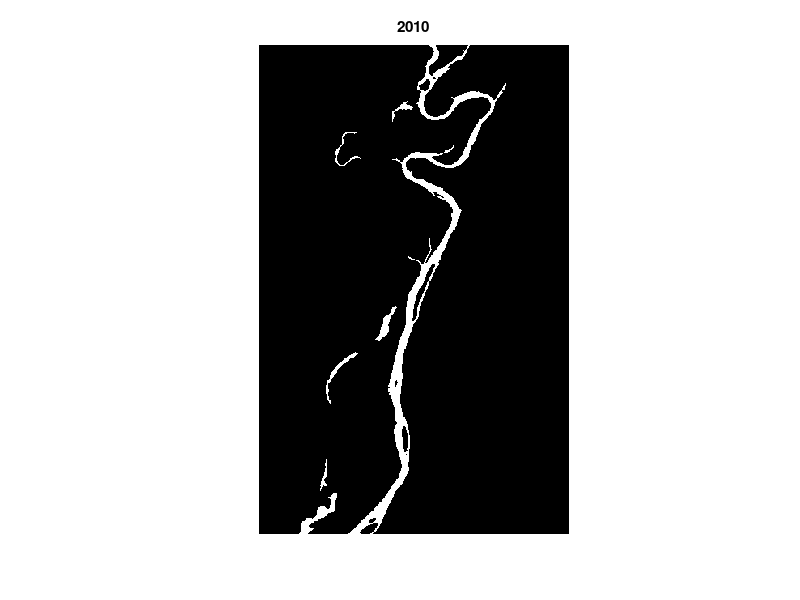

The MATLAB source for this figure: (Note: this script raises an error after producing the figure.)
%% riv_pantanalMAP Demo - This demo is a walkthrough demonstrating many of the
% functions included in the riv_pantanalMAP toolbox. The demo is best experienced by
% running blocks of code at a time by highlighting the lines to run and
% either pressing F9 or right-clicking and choosing "Evaluate Selection."
% A supplemental .docx file is also provided to show results and provide
% further explanation. Cell numbering in this script corresonds to
% numbering in that document.

%% 1 - Load data
% Load the data to analyze - The data are from the middle of R6. See the 
% reach in Google Earth Engine: https://earthengine.google.com/timelapse/#v=-9.5,-74.13468,9.148,latLng&t=2.73
% Specifically, a bounding box was drawn in R6 with the following limits:
% xl = [706 2050];
% yl = [1715 3537];
% The entire R6 box is not provided in this demo. You must change the path
% to the riv_pantanalMAP folder you downloaded.
RivMAP_path = 'C:\Users\renan\Unifesp\Iniciação Científica\ESTIMATIVA DA CONCENTRAÇÃO DE SEDIMENTOS EM SUSPENSÃO NA BACIA HIDROGRÁFICA DO RIO TAQUARIMS\RivMAP';
cd(RivMAP_path)

load('pantanal/riv_pantanal.mat')

% Clear the workspace
close all; clearvars -except riv_pantanal; clc;

% Turn off image size plotting warning
warning('off','images:initSize:adjustingMag');

% Data are stored in a structure called 'riv_pantanal.' There are currently two
% substructures in riv_pantanal: 'meta' and 'im.' meta contains the year, exit
% sides, and nominal channel width of the channel. Run the following lines
% to see what these values are for 1984.
disp(['Exit sides are ',num2str(riv_pantanal(1).meta.exit_sides),'.']);
disp(['Year is ',num2str(riv_pantanal(1).meta.year),'.']);
disp(['Nominal channel width is ',num2str(riv_pantanal(1).meta.Wn),'.']);

% In the 'im' substructure, there are two binary channel masks: 'hc'
% (hydraulically-connected) and 'st' (single-thread). The 'st' images were
% created from the 'hc' images by removing secondary channels.

%% 2. Plot channel masks

% Let's look at the 32 years of hydraulically-connected channel mask stored
% in the 'im.hc' substructure.
close all
for i = 1:numel(riv_pantanal)
    I = riv_pantanal(i).im.st;
    imshow(I)
    title(riv_pantanal(i).meta.year)
    pause(0.1)
end

%% 3. Analyze one year of planform characteristics

% Now we will walk through one year of planform analysis
i = 1; % We will analyze the first element in the structure (can change i if you want to analyze a different year)
plotornot = 1; % We want to plot our results

% Load the variables we need from the riv_pantanal structure
Wn = riv_pantanal(i).meta.Wn; % nominal width
Ist = riv_pantanal(i).im.st; % single-thread channel mask
Ihc = riv_pantanal(i).im.hc; % hydraulically-connected channel mask
es = riv_pantanal(i).meta.exit_sides; % exit sides

%% 3a. Compute the centerline
close all
[cl, Icl] = centerline_from_mask(Ist,es,Wn,plotornot);

%% 3b. Compute the banklines
close all
banks = banklines_from_mask(Ist, es, plotornot);

%% 3c. Along-channel widths

% Channel width at each pixel from banklines
Wbl = width_from_banklines(cl, banks{1}, banks{2}, Wn);

Wavg = mean(Wbl(isnan(Wbl)==0)); % average of pixel-wise widths - note that it doesn't quite agree with our nominal channel width (Wn), but this is fine since Wn is just used to parameterize buffer boxes

% Channel width from mask at specified spacing
spacing = Wn/2;
[Wm, SWm] = width_from_mask(Ist, cl, spacing);

% Let's plot the two width methods to see how they compare
% First, we need to compute the streamwise distance along the centerline
S = [0; cumsum(sqrt(diff(cl(:,1)).^2+diff(cl(:,2)).^2))];

% Now plot both widths
close all
plot(S,Wbl); hold on
plot(SWm,Wm,'r');
xlabel('streamwise distance, pixels'); ylabel('width, pixels')
legend('W_c_l','W_m_a_s_k')

%% 3d. Angles and curvatures

% Now we will compute channel direction (angles) and curvatures of the
% centerline. We will first smooth the centerline.
cls = savfilt(cl,Wn);

% Channel directions
A = angles(cls);

% Centerline curvatures
C = curvatures(cls);

% Plot angles and curvatures
close all;
subplot(2,1,1)
plot(S,A);
xlabel('streamwise distance, pixels'); ylabel('channel direction, radians')
subplot(2,1,2)
plot(S,C,'r');
ylim([-0.2 0.2])
xlabel('streamwise distance, pixels'); ylabel('curvature, pixels^-^1')

% Two things of note: (1) Curvature is quite noisy. This is typical when
% estimating second-deriv_pantanalative quantities. For smoother curvatures, the
% centerline could be smoothed mulitple times and/or with a larger window.
% (2) The ends of both signals are somewhat noisy--this is an artifact of
% how the savfilt smoother handles end cases. 

%% 3e. Reach-averaged widths

% Finally, we can compute the average width for the entire reach
Wra = sum(sum(Ist))/S(end);

% This value agrees fairly well with the average of widths computed on a
% pixel-wise basis:
Wra
Wavg

%% 4. Process all years
% If you want to skip this processing, you can load in the variable
% 'riv_pantanal_processed' contained in the riv_pantanalMAP demo folder.
plotornot = 0; % Don't plot
for i = 1:numel(riv_pantanal)
    
    % Load variables
    Wn = riv_pantanal(i).meta.Wn;
    I = riv_pantanal(i).im.st;
    es = riv_pantanal(i).meta.exit_sides;

    % Centerline
    [cl, Icl] = centerline_from_mask(I,es,Wn,plotornot);
    cls = savfilt(cl,Wn);

    % Banklines
    banks = banklines_from_mask(I, riv_pantanal(i).meta.exit_sides, plotornot);
    lb = banks{1}; 
    rb = banks{2};
    
    % Smooth banklines
    lbs = savfilt(lb,round(1.5*Wn));
    rbs = savfilt(rb,round(1.5*Wn));

    % Channel width
    W = width_from_banklines(cl, lb, rb, Wn);
    Wavg = mean(W(isnan(W)==0)); % average of nodewise widths

    % Distance between nodes (along-stream distance)
    S = [0; cumsum(sqrt(diff(cl(:,1)).^2+diff(cl(:,2)).^2))];

    % Channel directions
    A = angles(cls);

    % Centerline curvatures
    C = curvatures(cls);

    % Reach average width
    Wra = sum(sum(I))/S(end);

    % Save variables - we create a new substructure called 'vec' to store
    % vector-based variables
    riv_pantanal(i).vec.cl = cl;
    riv_pantanal(i).vec.cls = cls;
    riv_pantanal(i).vec.lb = lb;
    riv_pantanal(i).vec.lbs = lbs;
    riv_pantanal(i).vec.rb = rb;
    riv_pantanal(i).vec.rbs = rbs;

    riv_pantanal(i).vec.W = W;
    riv_pantanal(i).vec.Wavg = Wavg; % Average of pointwise widths
    riv_pantanal(i).vec.Wra = Wra; % Reach average width
    riv_pantanal(i).vec.S = S;
    riv_pantanal(i).vec.A = A;
    riv_pantanal(i).vec.C = C;
    riv_pantanal(i).vec.cl_len = S(end); % Total centerline length

    riv_pantanal(i).im.cl = Icl; % Store the image of the centerline also

    disp(['Year ',num2str(i),'/',num2str(numel(riv_pantanal)),' is finished.'])
end
save('riv_pantanal','riv_pantanal')

%% 5. Plot all years
close all
for i = 1:numel(riv_pantanal)
    imshow(riv_pantanal(i).im.st); hold on
    plot(riv_pantanal(i).vec.cls(:,1),riv_pantanal(i).vec.cls(:,2),'b','linewidth',1.5);
    plot(riv_pantanal(i).vec.lb(:,1),riv_pantanal(i).vec.lb(:,2),'m','linewidth',1.5)
    plot(riv_pantanal(i).vec.rb(:,1),riv_pantanal(i).vec.rb(:,2),'m','linewidth',1.5)
    title(riv_pantanal(i).meta.year)
    pause(0.2)
end

% Note that if you want to plot banklines, centerlines without plotting on
% top of an image, you need to multiply the y-coordinates by -1. This is
% because the origin for images is at the top-left of the image, while for
% ordinary plotting the origin is at the bottom-left. E.g.

% close all
% plot(riv_pantanal(1).vec.cls(:,1),-riv_pantanal(1).vec.cls(:,2),'b','linewidth',1.5); axis equal; hold on
% plot(riv_pantanal(1).vec.lb(:,1),-riv_pantanal(1).vec.lb(:,2),'m','linewidth',1.5)
% plot(riv_pantanal(1).vec.rb(:,1),-riv_pantanal(1).vec.rb(:,2),'m','linewidth',1.5)


%% 6. Compute migrations

% Compute changes in time (migrations, erosions, accrections, cutoffs).
% Results related to migration are stored in a new substructure called
% 'mig.' This substructure contains two sub-substructures: (1) 'cl' is used
% to store results related to centerline migrations, and (2) 'mask' stores
% results from mask differencing (erosion/accretion).
for i = 1:numel(riv_pantanal)-1 %
    
    % Find index of next time step (for cases where data is missing from a
    % year)
    for jj = (i+1):numel(riv_pantanal)
        if isempty(riv_pantanal(jj).vec) == 0
            i2 = jj;
            break
        end
    end
    
    % Compute centerline migration areas and find cutoffs
    cl1 = riv_pantanal(i).vec.cls; % We are using the smooth centerlines but can also use unsmoothed
    cl2 = riv_pantanal(i2).vec.cls;
    es1 = riv_pantanal(i).meta.exit_sides;
    es2 = riv_pantanal(i2).meta.exit_sides;
    sizeI = size(riv_pantanal(i).im.cl);
    [Imig,Icutsall,cutidcs,cutarea,cutlen,chutelen] = migration_cl(cl1, cl2, es1, es2, Wn, sizeI);
    % Compute erosion/accretion areas and associated cutoffs
    I1 = riv_pantanal(i).im.st;
    I2 = riv_pantanal(i2).im.st;
    [Ie,Ia,Inc,Icutsm] = migration_mask(I1,I2,Wn);
    
    % Store results
    riv_pantanal(i).mig.cl.Imig = Imig;
    riv_pantanal(i).mig.cl.Icuts = Icutsall;
    riv_pantanal(i).mig.cl.cutidcs = cutidcs;
    riv_pantanal(i).mig.cl.cutareas = cutarea;
    riv_pantanal(i).mig.cl.cutlen = cutlen;
    riv_pantanal(i).mig.cl.chutelen = chutelen;

    
    riv_pantanal(i).mig.mask.Ie = Ie;
    riv_pantanal(i).mig.mask.Ia = Ia;
    riv_pantanal(i).mig.mask.Inc = Inc;
    riv_pantanal(i).mig.mask.Icuts = Icutsm;
    
    disp(['Year ',num2str(i),'/',num2str(numel(riv_pantanal)-1),' is finished.'])
end
save('riv_pantanal','riv_pantanal')

%% 7. Plot migration maps

% At this point, we have computed all the planform changes supported by 
% riv_pantanalMAP. Now we will look at some results.

% First, let's look at the total migrated area across all times. We will
% initialize a blank image, loop through all the migrated images and mark
% each migrated pixel as true (1) in the blank image.
Imig = false(size(riv_pantanal(1).im.st)); % initialize image
Ie = false(size(riv_pantanal(1).im.st)); % initialize image
Ia = false(size(riv_pantanal(1).im.st)); % initialize image
Icuts = false(size(riv_pantanal(1).im.st)); % initialize image
for i = 1:numel(riv_pantanal)-1
    Imig(riv_pantanal(i).mig.cl.Imig) = true;
    Ie(riv_pantanal(i).mig.mask.Ie) = true;
    Ia(riv_pantanal(i).mig.mask.Ia) = true;
    Icuts(riv_pantanal(i).mig.cl.Icuts) = true;
    yrs(i) = riv_pantanal(i).meta.year;
end

% Centerline migrated area map
close all
subplot(1,3,1)
subimage(Imig)
title('Migrated area (cl)','fontsize',16)

% We can also plot the areas colored as a function of time
Imigc = zeros(size(riv_pantanal(1).im.st)); % initialize image (use zeros instead of false so that we can store non-binary numbers)
for i = 1:numel(riv_pantanal)-1
    Imigc(riv_pantanal(i).mig.cl.Imig) = i;
    yrs(i) = riv_pantanal(i).meta.year;
end
subplot(1,3,2)
cmap = colormap(parula(numel(riv_pantanal)));
subimage(Imigc, cmap);
cb = colorbar;
ytix = [2:5:30]/(numel(riv_pantanal)-1);
ytixl = yrs(2:5:30);
set(cb,'ytick',ytix,'yticklabel',ytixl)
title('Migrated area, colored by year','fontsize',16)

% Erosion/accretion map
subplot(1,3,3)
Iaeplot = imfuse(Ie,Ia);
subimage(Iaeplot)
title('Erosion (green) and accretion (magenta)','fontsize',16)
set(gcf, 'Position', get(0,'Screensize')-[-45 -30 120 120]); % Maximize figure size

%% 8. Plot cutoffs
close all
subplot(1,3,1);
subimage(Icuts) % It appears that five cutoffs have occurred
title('Binary map of cutoffs','fontsize',16)

% Let's plot the cutoffs again, but color them according to year
Icutc = zeros(size(riv_pantanal(1).im.st)); % initialize image (use zeros instead of false so that we can store non-binary numbers)
for i = 1:numel(riv_pantanal)-1
    Icutc(riv_pantanal(i).mig.cl.Icuts) = i;
    yrs(i) = riv_pantanal(i).meta.year;
end
subplot(1,3,2);
subimage(Icutc,cmap)
cb = colorbar;
ytix = [2:5:30]/(numel(riv_pantanal)-1);
ytixl = yrs(2:5:30);
set(cb,'ytick',ytix,'yticklabel',ytixl)
title('Migrated area, colored by year','fontsize',16)
title('Cutoffs colored by year','fontsize',16)

% Now it appears there were six cutoffs. Let's plot cutoff areas in time to
% make sure.
for i = 1:numel(riv_pantanal)-1
    n = numel(riv_pantanal(i).mig.cl.cutareas);
    if n > 0
        cutareas(i,:) = riv_pantanal(i).mig.cl.cutareas;
    end    
end
subplot(1,3,3)
b1 = bar(yrs,cutareas*900/10^6);
b1.FaceColor = 'b';
xlim([1983 2015])
ylabel('Cutoff area, km^2')
title('Cutoff areas through time')
set(gca,'fontsize',16)
set(gcf, 'Position', get(0,'Screensize')-[-45 -30 120 120]); % Maximize figure size
% Now we see there were seven total cutoffs.


%% 9. Annual reachwide migration rates

% Let's start by computing the average migration rate for the entire reach
% across all time. Average migration rate is computed as the migrated area
% divided by the centerline length--we have both stored in our riv_pantanal 
% structure.
for i = 1:numel(riv_pantanal)-1
    MAcl(i) = sum(sum(riv_pantanal(i).mig.cl.Imig));
    MAe(i) = sum(sum(riv_pantanal(i).mig.mask.Ie));
    MAa(i) = sum(sum(riv_pantanal(i).mig.mask.Ia));
    len(i) = riv_pantanal(i).vec.cl_len;
end
Mrcl = MAcl./len;
Mre = MAe./len;
Mra = MAa./len;

%% 9a. Reachwide migration through time
close all
plot(yrs,Mrcl*30,'r'); hold on
plot(yrs,Mre*30,'b');
legend('CL','Erosion','Accretion','location','best')
ylabel('Reach average migration rate, m/yr')
xlim([1984 2015])
set(gca,'fontsize',16)

%% 9b. Spatial variation of migration rates

% We can also see how migration rates change spatially by defining a
% meander-belt centerline and averaging migrations through time along this
% centerline. 

% The riv_pantanalMAP function spatial_migration will compute a meander belt that
% encompasses all the migrated area, as well as a centerline of the meander
% belt. It returns the average migration rate along the meander belt
% centerline. We need to feed it a binary image of all channel positions
% along with the image of all migrations over the time period, and a cell
% containing all the centerline images.
clear Icp Icl Imig Ie Ia
for i = 1:numel(riv_pantanal)
    Icp{i} = riv_pantanal(i).im.st;
    Icl{i} = riv_pantanal(i).im.cl;
end
for i = 1:numel(riv_pantanal)-1
   Imig{i} = riv_pantanal(i).mig.cl.Imig;
   Ie{i} = riv_pantanal(i).mig.mask.Ie;
   Ia{i} = riv_pantanal(i).mig.mask.Ia;
end

Wn = riv_pantanal(1).meta.Wn;
es = riv_pantanal(1).meta.exit_sides;
spacing = 2.1*Wn; % we'll compute migration rates every two channel widths
plotornot = 0;

% Populate our input cell for analyzing with spatial changes
Ianalyze{1} = Imig;
Ianalyze{2} = Ie;
Ianalyze{3} = Ia;

% Now we will call spatial_changes.
[Iout, Achan, cllen, belt] = spatial_changes(Icp, Icl, Ianalyze, spacing, Wn, es, plotornot);
% Unpack the results
Acl = Iout{1};
AE = Iout{2};
AA = Iout{3};
% To compute annual average migration rates, we divide Atot by lenavg, then 
% divide by the total number of elapsed years. Multiply by 30 to convert
% from pixels to meters.
nyrs = numel(riv_pantanal)-1; % number of years of migrated area in the Imig image

% The variable 'belt' contains the info we need to reconstruct the meander
% belt boundaries and buffer polygons. Let's see what the segments look 
% like.
% First, make an image of all channel positions through time
Icp_all = false(size(Icp{1}));
Imig_all = Icp_all;
for i = 1:numel(Imig)
    Icp_all(Icp{i}) = true;
    Imig_all(Imig{i}) = true;
end
% Now plot the buffer polygons
close all
subplot(1,3,1)
subimage(Icp_all); hold on
plot(belt.lb(:,1),belt.lb(:,2),'m');
plot(belt.rb(:,1),belt.rb(:,2),'m');
for i = 1:length(belt.cl)
    plot([belt.lb(i,1) belt.cl(i,1) belt.rb(i,1)],[belt.lb(i,2) belt.cl(i,2) belt.rb(i,2)],'m')
end
xlim([0 size(Icp_all,2)])
ylim([0 size(Icp_all,1)])
title('Meander belt and segments','fontsize',16)

% Let's plot the results
subplot(1,3,2)
subimage(Imig_all); hold on
plot(belt.cl(:,1),belt.cl(:,2),'r.','markersize',8)
for i = 1:length(belt.cl)
    text(belt.cl(i,1)+5,belt.cl(i,2)+5,num2str(i),'color','r')
end
title('Meander belt centerline nodes','fontsize',16)

% Now plot the along-channel migration rates
M = sum(Acl./cllen,1)/nyrs*30;

subplot(1,3,3)
plot(M,1:numel(M),'k')
ylim([0 numel(M)])
ylabel('Along-stream distance in widths')
xlabel('Average annual migration rate, m/yr')
set(gca,'fontsize',14)
title('Spatial variation in migration rate','fontsize',16)
set(gcf, 'Position', get(0,'Screensize')-[-45 -30 120 120]); % Maximize figure size

%% 9c. Erosion and accretion rates

% We can also look at how erosion and accretion change in tandem
close all
subplot(3,1,1)
MAe = sum(AE./cllen,1)*30; % Conversion to m from pixels
MAa = sum(AA./cllen,1)*30;
plot(yrs,MAe,'k'); hold on 
plot(yrs,MAa,'r');
ylabel('Rate, m/yr')
axis tight
legend('Erosion','Accretion','location','best');
set(gca,'fontsize',14)
title('Erosion and accretion rates','fontsize',16)
xlim([1984 2014])

% We can see the erosion/accretion balance better by looking at their
% cumulative values for the reach
subplot(3,1,2)
plot(yrs,cumsum(MAe)*900/10^6,'k'); hold on % Converted to km^2
plot(yrs,cumsum(MAa)*900/10^6,'r')
legend('Erosion','Accretion','location','best')
ylabel('Cumulative area, km^2')
set(gca,'fontsize',14)
title('Cumulative erosion and accretion','fontsize',16)
xlim([1984 2014])

% Over this time period, nearly 100 km^2 more of erosion occurred than
% accretion. This indicates channel widening from 1996 onward, so we should
% see this if we plot average channel width. We will also plot the
% difference between the cumulative sums of erosion and accrection.
for i = 1:numel(riv_pantanal)
    Wr_avg(i) = riv_pantanal(i).vec.Wavg;
end
subplot(3,1,3)
[hAx,hLine1,hLine2] = plotyy(yrs,Wr_avg(1:31),yrs,(cumsum(MAe)-cumsum(MAa))*900/10^6);
hLine2.LineStyle = ':';
hLine2.LineWidth = 2;
hLine1.Color = 'k';
hLine2.Color = 'b';
hAx(1).YColor = 'k';
hAx(2).YColor = 'b';
set(hAx,'fontsize',14);
ylabel(hAx(2),'Cumulative(E) - Cumulative(A), km^2') % right y-axis
ylabel(hAx(1),'Average width, pixels') % left y-axis
ylim(hAx(2),[-10 25])
ylim(hAx(1),[18 30])
xlim([1984 2014])
leg = legend('Width','E-A','location','best');
set(leg,'fontsize',16)
title('Width and net erosion/accretion','fontsize',16)
set(gcf, 'Position', [46    31   729   960]); 

%% 10. Spacetime maps
% Make an image of areas computed by spatial_changes. The x-axis will be
% year; the y-axis will be the jth buffer polygon. We can compute the
% along-centerline distance of each buffer polygon from the belt structure
% and re-label the y-axis with along-stream distance.
close all
subplot(1,2,1)
map1 = bone(1500);
h = subimage(Achan./cllen*30,map1);
caxis([500 1500])
S = belt.Smid*30/1000;
xtixl = 1985:5:2014;
xtix = xtixl-min(xtixl)+1;
caxis([300 1000])
set(gca,'YDir','normal','xtick',xtix,'xticklabel',xtixl,'yticklabel',S)
ylabel('distance along belt centerline , km')
title('width, m')
set(gca,'fontsize',14)

subplot(1,2,2)
map2 = parula(30);
h = subimage(Acl./Achan*100,map2);
set(gca,'YDir','normal','xtick',xtix,'xticklabel',xtixl,'yticklabel',S)
ylabel('distance along belt centerline , km')
title('centerline migration rate normalized by channel area, %/yr')

set(gcf, 'Position', get(0,'Screensize')-[-45 -30 120 120]); % Maximize figure size
set(gca,'fontsize',14)

%% 11. Planform changes for a portion of the reach
% If we are interested in only a smaller sub-reach within our larger reach,
% we can define a bounding box around the sub-reach and perform the
% analysis only within this box.

% We will focus on the downstream portion of the reach.
xl = [150 600];
yl = [14 560];
I = riv_pantanal(1).im.st;
Imask = false(size(I));
Imask(yl(1):yl(2),xl(1):xl(2)) = true;
Icrop = I & Imask;
% close all
% imshowpair(I,Icrop)
% title('White indicates sub-reach of interest')

% We can use the migrated images we've already stored. We just need to
% recompute the centerline length for the subreach so we can calculate
% migration rates. We will use the riv_pantanal.im.cl image we already computed to
% find the subreach centerline length.
clear MAcl MAe MAa
for i = 1:numel(riv_pantanal)-1
    % First find the subreach centerline length
    Icl = riv_pantanal(i).im.cl; % load the centerline image
    Icl(~Imask) = false; % mask the centerline image
    E = find(bwmorph(Icl,'endpoints')); % find endpoints of the centerline
    D = bwdistgeodesic(Icl,E(1),'quasi'); % compute euclidean distances along centerline from endpoint
    subreach_len(i) = max(max(D)); % centerline length is max of distances (other endpoint)
    
    % Now find migration areas within the subreach
    Imig2 = riv_pantanal(i).mig.cl.Imig;
    Ie = riv_pantanal(i).mig.mask.Ie;
    Ia = riv_pantanal(i).mig.mask.Ia;
    MAcl(i) = sum(sum(Imig2(Imask)));
    MAe(i) = sum(sum(Ie(Imask)));
    MAa(i) = sum(sum(Ia(Imask))); 
end
Mrcl_sr = MAcl./subreach_len; % centerline migration rate
Mre_sr = MAe./subreach_len; % erosion rate
Mra_sr = MAa./subreach_len; % accretion rate

close all
subplot(3,1,1)
plot(yrs,Mrcl,'r'); hold on
plot(yrs,Mrcl_sr,'k');
xlim([1984 2015])
ylabel('Migration rate (CL), m/yr','fontsize',16)
leg = legend('Sub-reach','Entire reach','location','best');
set(leg,'fontsize',16)
set(gca,'fontsize',14)
title('Migration rate for sub-reach and entire reach')

% From 2005-2010, the sub-reach experienced significantly larger migration
% rates than the entire reach. Could this be due to a cutoff upstream of
% the reach? From our cutoffs-in-time plot, we saw there was a cutoff in
% 2004. Let's see if it was close to our sub-reach.
idx = find(yrs==2004);
Icut2004 = (riv_pantanal(idx).mig.cl.Icuts);
I = riv_pantanal(idx).im.st;
Isubreach = I & Imask;
I2004 = zeros(size(I));
I2004(I) = 1;
I2004(Isubreach) = 2;
I2004(Icut2004) = 3;
subplot(3,1,[2 3])
imshow(I2004)
cmap = [0 0 0; 1 1 1; 1 0 0; 0 0 1];
colormap(cmap)
caxis([0 3])
title('2004: Red = subreach, Blue = cutoff','fontsize',16)
set(gcf, 'Position', get(0,'Screensize')-[-45 -30 120 120]); % Maximize figure size

% The cutoff in 2004 was directly upstream of our subreach. It is possible
% that this cutoff induced the accelerated migration rates within the
% subreach that we observed from 2005-2010.

%% 12. Combining georeferenced images
% Load in the a separate dataset that contains imagery from four large
% boxes of the Ucayali riv_pantanaler
load('riv_pantanal_georeffed')
clear I G
% We need to create two cell variables: one contains each of the images we
% want to combine, and one contains the images' georeferencing info.
for i = 1:4
    if i == 1
        I{i} = riv_pantanal3.im.st;
        G{i} = riv_pantanal3.meta.georef;
    elseif i == 2
        I{i} = riv_pantanal4.im.st;
        G{i} = riv_pantanal4.meta.georef;
    elseif i == 3
        I{i} = riv_pantanal5.im.st;
        G{i} = riv_pantanal5.meta.georef;
    elseif i == 4
        I{i} = riv_pantanal6.im.st;
        G{i} = riv_pantanal6.meta.georef;
    end
end
% Stitch them together
[Im_out,Georef_out] = combine_georeffed_images(I,G);

% Plot the individual images and their stitched versions
close all
figure;
title('Channel mask images')
subplot(2,3,1)
subimage(I{1})
title('R3')
subplot(2,3,2)
subimage(I{2})
title('R4')
subplot(2,3,4)
subimage(I{3})
title('R5')
subplot(2,3,5)
subimage(I{4})
title('R6')
subplot(2,3,[3 6])
subimage(Im_out)
title('All')

% We can also combine centerlines in vector format using
% combine_georeffed_images
clear I G
for i = 1:4
    if i == 1
        I{i} = riv_pantanal3.vec.cls;
        G{i} = riv_pantanal3.meta.georef;
    elseif i == 2
        I{i} = riv_pantanal4.vec.cls;
        G{i} = riv_pantanal4.meta.georef;
    elseif i == 3
        I{i} = riv_pantanal5.vec.cls;
        G{i} = riv_pantanal5.meta.georef;
    elseif i == 4
        I{i} = riv_pantanal6.vec.cls;
        G{i} = riv_pantanal6.meta.georef;
    end
end
[cl_out,Georef_out] = combine_georeffed_images(I,G);
figure
title('Centerlines')
subplot(2,3,1)
plot(I{1}(:,1),-I{1}(:,2),'b'); axis equal;
title('R3')
subplot(2,3,2)
plot(I{2}(:,1),-I{2}(:,2),'b'); axis equal;
title('R4')
subplot(2,3,4)
plot(I{3}(:,1),-I{3}(:,2),'b'); axis equal;
title('R5')
subplot(2,3,5)
plot(I{4}(:,1),-I{4}(:,2),'b'); axis equal;
title('R6')
subplot(2,3,[3 6])
plot(cl_out(:,1),-cl_out(:,2),'b'); axis equal;
title('All')

